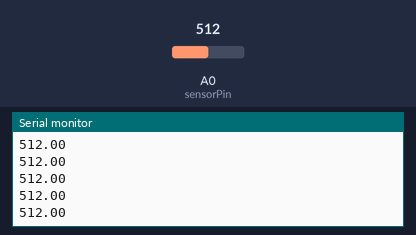
Simulated run of this sketch. Board: Arduino Uno, built with avr-gcc and run on an emulated ATmega328P. Shown: the last lines printed to the serial monitor. Inputs (shaded band) come from the test bench; at power-on: A0 (sensorPin) = 512.

Above: at 1.2 s.
1.3 s: A0 (sensorPin) set to 716
At 2.0 s:
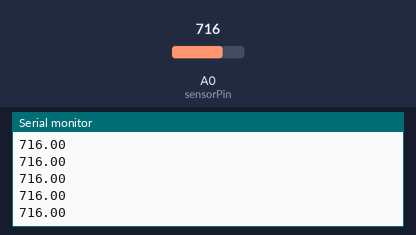
2.8 s: A0 (sensorPin) set to 900
At 3.6 s:
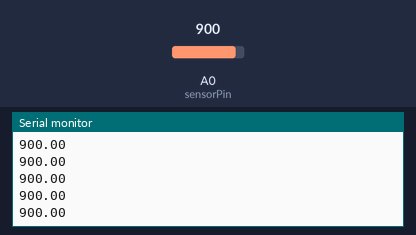
Timing chart, 0 to 5.8 s (numbered marks = the images above; inputs shaded):
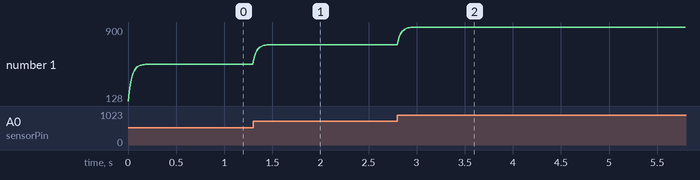

Measured:
- after the input at 1.3 s, the serial monitor: prints a new line at once (image 1)
- after the input at 2.8 s, the serial monitor: prints a new line at once (image 2)
- plotted number 1: 512 → 716 after the input at 1.3 s, 716 → 900 after the input at 2.8 s

The sketch:

pulse_monitor.ino
```cpp
// Pulse Monitor Test Script

// Valores entre 500 y 530

int sensorPin = 0;
double alpha = 0.75;
int period = 10;
double change = 0.0;
double minval = 0.0;
void setup ()
{
  Serial.begin (9600);
}
void loop ()
{
    static double oldValue = 0;
    static double oldChange = 0;

    int rawValue = analogRead (sensorPin);
    double value = alpha * oldValue + (1 - alpha) * rawValue;

//    Serial.print (rawValue);
//    Serial.print ("\t");
    Serial.println (value);
    oldValue = value;

    delay (period);
}
```
